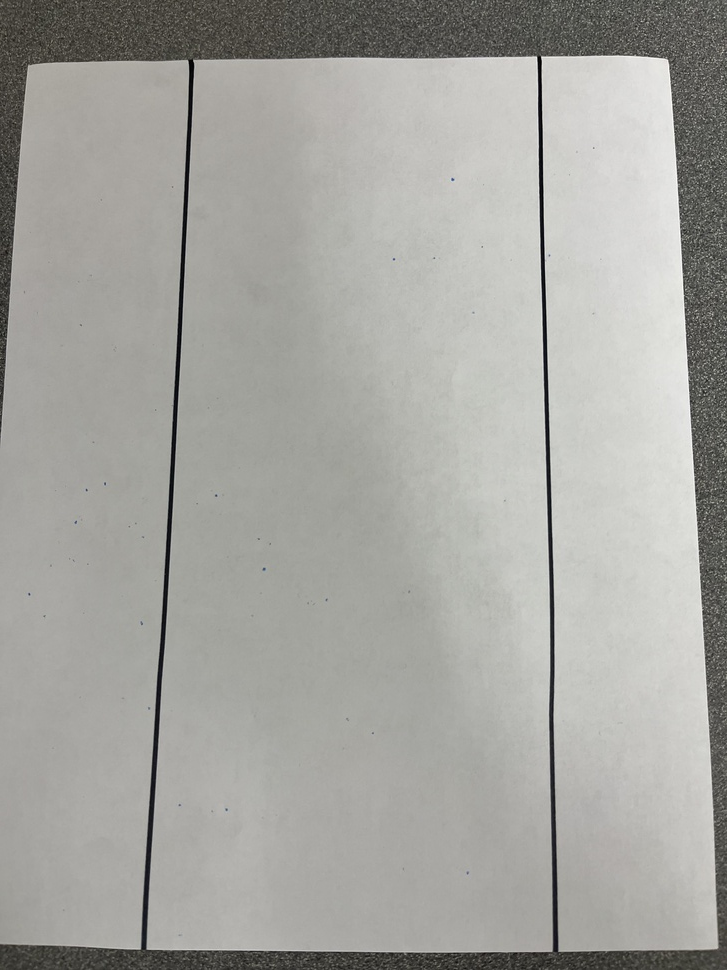
#> input picture IMG_3569.jpg, 727 x 970 px, shrunk from 3024 x 4032 before the run, given in place of the camera
$ python tes.py
#> lines starting #> are read from the running program, lines starting #| are printed output that depends on the picture; after the words box and inside, x2 and y2 are one past the last pixel; in counts of white or black regions, pixels touching at a corner belong together
import cv2
import numpy as np

# Define the video capture object
cap = cv2.VideoCapture(0)

# Define the parameters for Canny edge detector
low_threshold = 50
high_threshold = 150
# Define the parameters for Gaussian blur
kernel_size = 5
# Define the parameters for Hough transform
rho = 1
theta = np.pi / 180
threshold = 2
min_line_length = 15
max_line_gap = 50
# Define the color for the lane lines
line_color = (255, 0, 0)  # Blue color for lines

# Define the thickness for the lane lines
line_thickness = 10

# Loop until the user presses 'q' or the video ends
while cap.isOpened():
    # Read a frame from the video
    ret, frame = cap.read()
#> frame is the input picture: shape (970, 727, 3); mean B, G, R 160, 164.7, 165
    if ret:
        # Convert the frame to grayscale
        gray = cv2.cvtColor(frame, cv2.COLOR_BGR2GRAY)

        # Apply Gaussian blur
        blur = cv2.GaussianBlur(gray, (kernel_size, kernel_size), 0)

        # Apply Canny edge detector
        edges = cv2.Canny(blur, low_threshold, high_threshold)
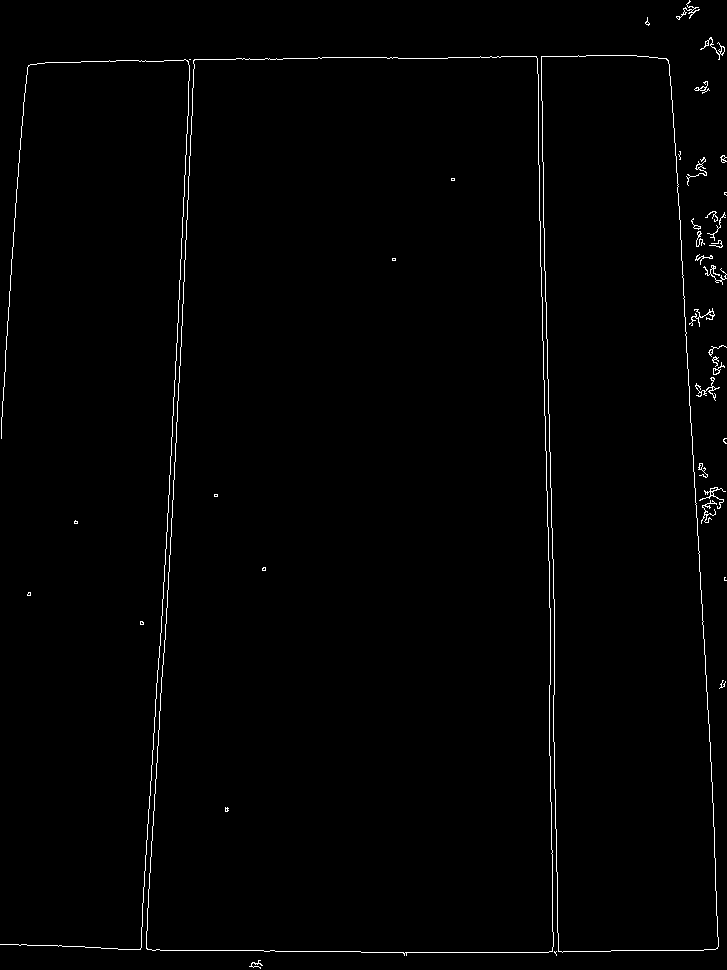
#> edges: shape (970, 727); 1.1% white in thin lines or dots

        # Create a mask image with a square region
        mask = np.zeros_like(edges)
        mask_h, mask_w = mask.shape
#> mask_h = 970; mask_w = 727
        square_size = min(mask_h, mask_w) // 2
#> square_size = 363
        center_x, center_y = mask_w // 2, mask_h // 2
#> center_x = 363; center_y = 485
        cv2.rectangle(mask, (center_x - square_size // 2, center_y - square_size // 2),
                      (center_x + square_size // 2, center_y + square_size // 2), (255), -1)
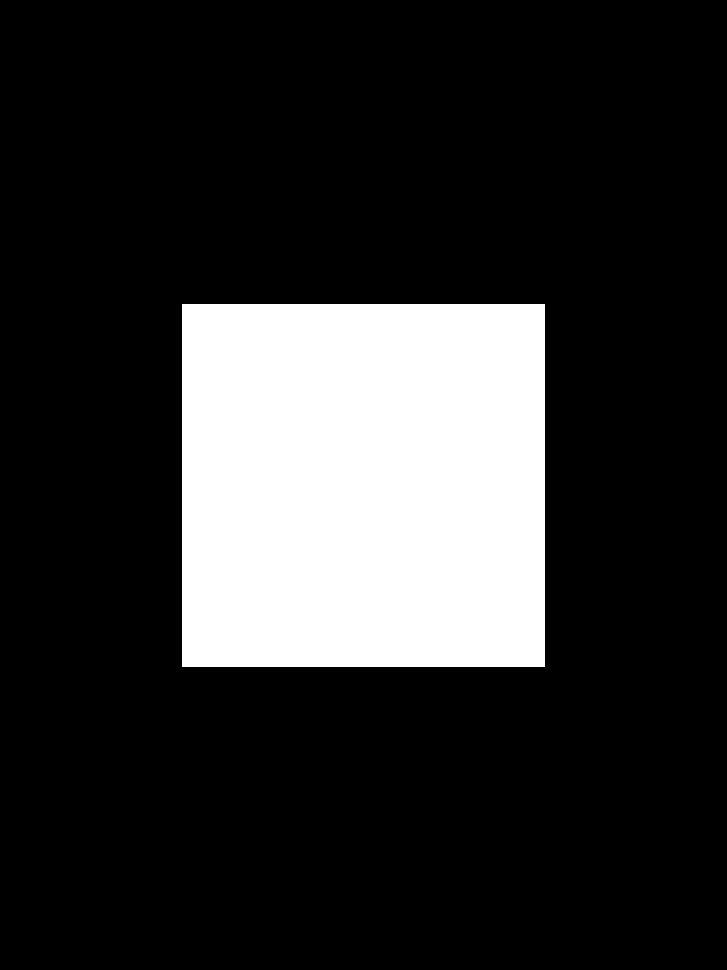
#> mask: shape (970, 727); 18.7% white; 1 white region, box (x1, y1, x2, y2) and area: (182, 304, 545, 667) 131769

        # Apply the mask
        masked_edges = cv2.bitwise_and(edges, mask)
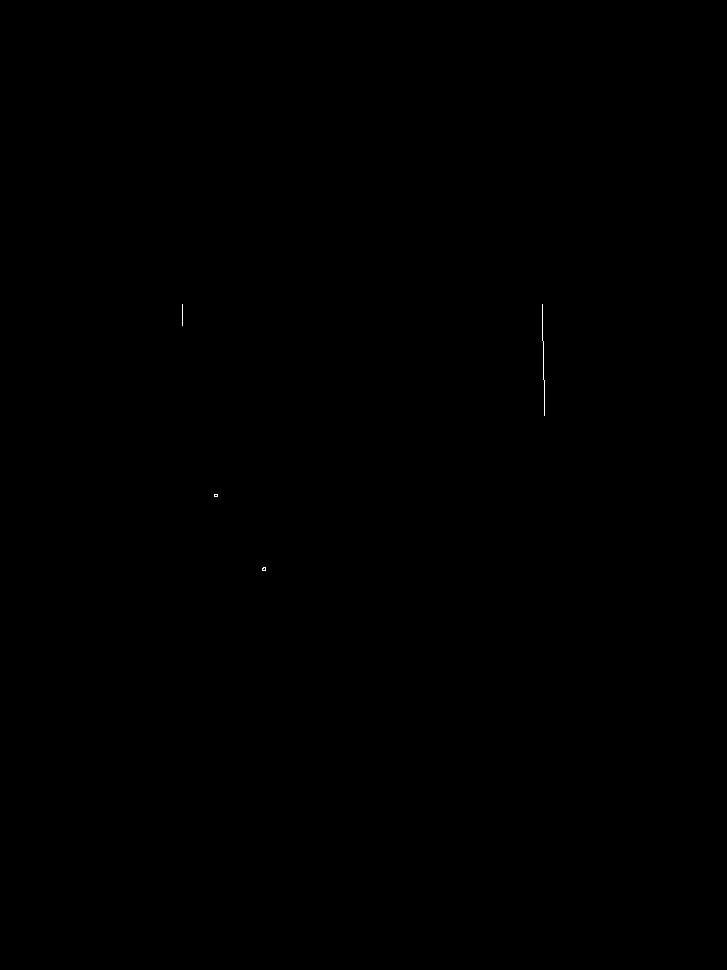
#> masked_edges: shape (970, 727); 0.02% white in thin lines or dots, all inside (x1, y1, x2, y2) = (182, 304, 545, 571)

        # Apply Hough transform to find the lines
        lines = cv2.HoughLinesP(masked_edges, rho, theta, threshold, np.array([]), min_line_length, max_line_gap)
#> lines = [[542, 304, 544, 383], [544, 413, 544, 395], [543, 379, 543, 363], [182, 325, 182, 305]]

        # Draw the lines on the original frame
        if lines is not None:
            for line in lines:
                x1, y1, x2, y2 = line[0]
                cv2.line(frame, (x1, y1), (x2, y2), line_color, line_thickness)
#> this loop made 4 passes
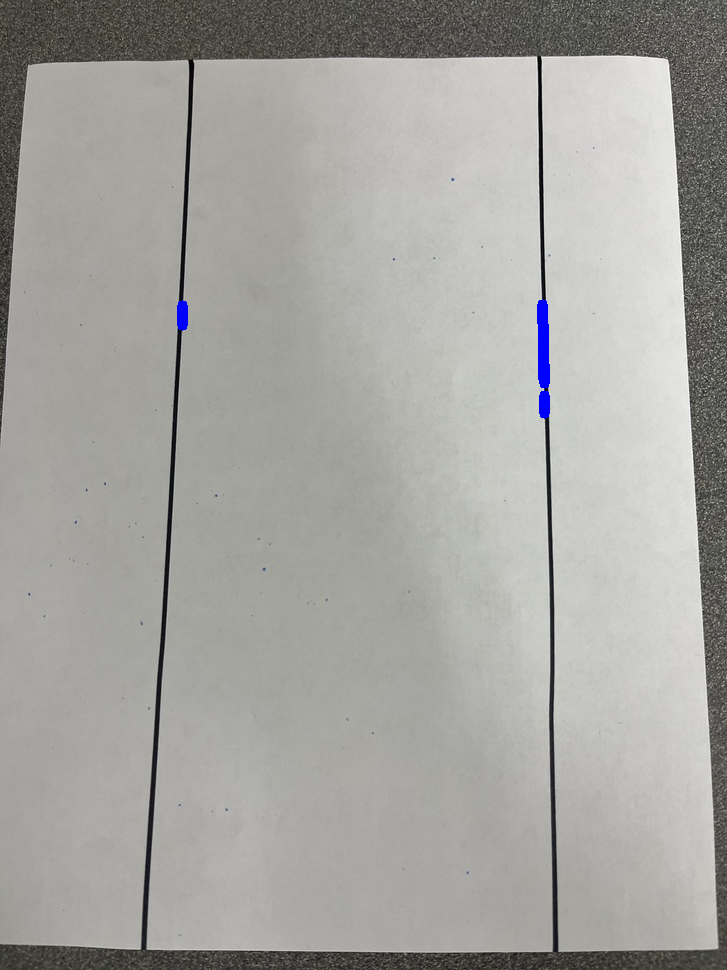
#> frame: shape (970, 727, 3); 0.22% of pixels changed, all inside (x1, y1, x2, y2) = (177, 299, 550, 419)

        # Define the color for the centerline
        center_color = (0, 255, 250)  # Green color for centerline

        # Define the thickness for the centerline
        center_thickness = 5

        # Initialize the lists to store the coordinates of the two lines
        x1_list = []
        y1_list = []
        x2_list = []
        y2_list = []

        # Loop through the lines and append the coordinates to the lists
        try:
            for line in lines:
                x1, y1, x2, y2 = line[0]
                x1_list.append(x1)
                y1_list.append(y1)
                x2_list.append(x2)
                y2_list.append(y2)
#> after the loop, x1_list = [542, 544, 543, 182]; x2_list = [544, 544, 543, 182]; y1_list = [304, 413, 379, 325]; y2_list = [383, 395, 363, 305]
        except:
            pass

        try:
            x1_avg = sum(x1_list) / len(x1_list)
#> x1_avg = 452.8
            y1_avg = sum(y1_list) / len(y1_list)
#> y1_avg = 355.2
            x2_avg = sum(x2_list) / len(x2_list)
#> x2_avg = 453.2
            y2_avg = sum(y2_list) / len(y2_list)
#> y2_avg = 361.5
        except:
            pass


        # Draw the centerline on the original frame
        cv2.line(frame, (int(x1_avg), int(y1_avg)), (int(x2_avg), int(y2_avg)), center_color, center_thickness)
#> frame: shape (970, 727, 3); 0.01% of pixels changed, all inside (x1, y1, x2, y2) = (449, 352, 457, 365)

        # Draw the outline of the mask
        mask_outline = cv2.cvtColor(masked_edges, cv2.COLOR_GRAY2BGR)
        mask_outline = cv2.rectangle(mask_outline, (center_x - square_size // 2, center_y - square_size // 2),
                                     (center_x + square_size // 2, center_y + square_size // 2), (0, 255, 0), 2)
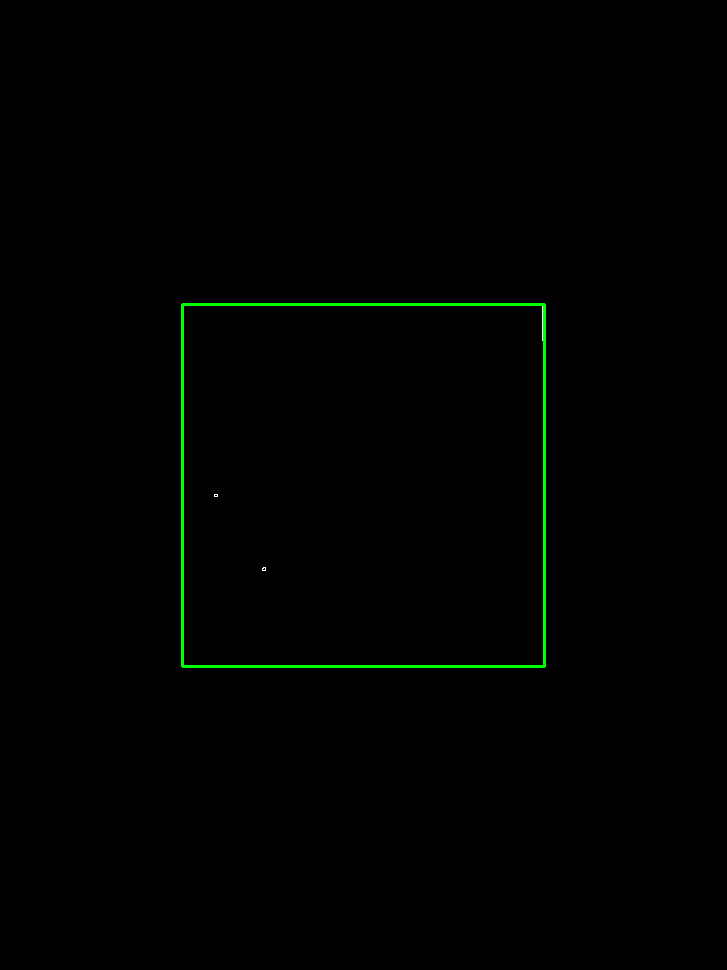
#> mask_outline: shape (970, 727, 3); mean B, G, R 0, 1.6, 0

        # Combine the original frame with the mask outline
        result = cv2.addWeighted(frame, 1, mask_outline, 0.5, 0)
        # Show the combined frame
        cv2.imshow('Lane Detection', result)

        # Wait for a key press
        key = cv2.waitKey(1) & 0xFF
#> (key q is pressed here)

        # If the user presses 'q', exit the loop
        if key == ord('q'):
            break
    else:
        # If the video ends, exit the loop
        break

# Release the video capture object
cap.release()

# Destroy all the windows
cv2.destroyAllWindows()
